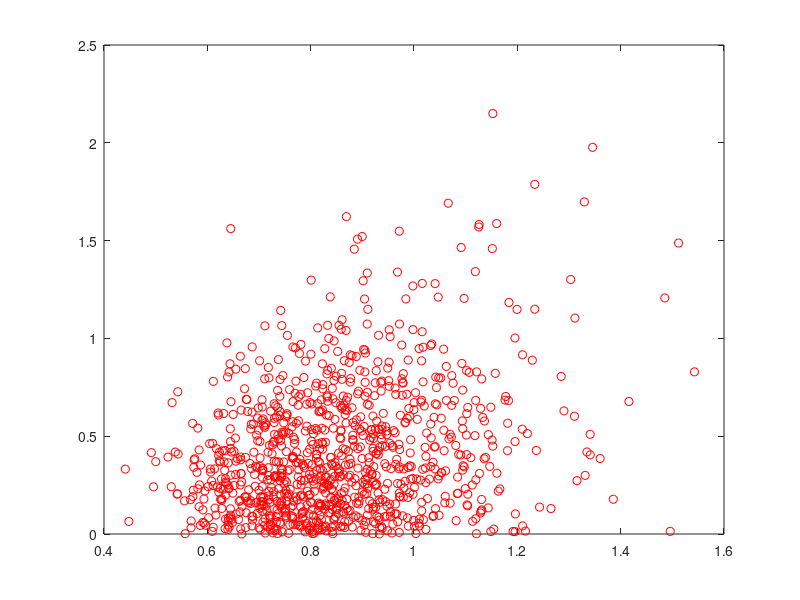

The MATLAB source for this figure: (Note: this script raises an error after producing the figure.)
% notes to self
% gneral uncertainty ranges from 1 to 4 ish (up to 5) in visual deg? (disc size?)
% general error 1 to 4 ish (up to 12) in vis deg? (saccade error?)

close all
clear all
clc

% locations
a1 = 10:10:80;
a2 = 100:10:170;
a3 = 190:10:260;
a4 = 280:10:350;
Sdistribution = [a1 a2 a3 a4];
nS = length(Sdistribution);

% parameters
JbarVec = [5 2 1];%1./([2 6 10].^2);       % mean parameter of gamma distribution
tau = 1;%.001;        % scale parameter of gamma distribution
nCond = length(JbarVec); % number of conditions
beta = 1;

% reward function
maxReward = 120;
slope = 0.4;
rewardFn = @(r)maxReward*exp(-slope*r);

nTrials = 1000;
nsamp = 100;
SVec = Sdistribution(ceil(rand(nCond,nTrials).*nS));

colors = ['r';'b';'k'];%[127 0 0; 247 69 0; 247 148 30]./255; %
figure;
error_sacc = nan(nCond,nTrials);
D = nan(nCond,nTrials); Shat = nan(nCond,nTrials);
rho = nan(1,nCond); pval = nan(1,nCond);
for icond = 1:nCond;
    

    Jbar = JbarVec(icond);
    
    % ===== get p(J|Jbar,tau) ======
    % make range small enough
    ind1 = []; ind2 = [];
    blah = 10;
    while isempty(ind2) || isempty(ind2); % make range smaller if nothing is above 1e-10
        blah = blah * 0.9;
        xx = linspace(0,blah,nsamp);
        yy = gampdf(xx,Jbar/tau,tau);
        ind1 = find(yy >= 1e-6,1,'first')-1;
        ind2 = find(yy >= 1e-6,1,'last')+1;
    end
    if ind1 == 0; ind1 = 1; end
    if ind2 == length(yy)+1; ind2 = length(yy); end
    xx = linspace(xx(ind1),xx(ind2),nsamp);
    yy = gampdf(xx,Jbar/tau,tau);
    p_sigma = yy./sum(yy);
    sigval = sqrt(1./xx);
%     figure; plot(xx,yy); 
    
    % samples
    sigmaVec = sqrt(1./gamrnd(Jbar/tau,tau,1,nTrials));
    X = SVec(icond,:) + randn(1,nTrials).*sigmaVec;
    Shat(icond,:) = X;
    
    p_SgivenX = @(r,sigma) (normcdf(r,0,sigma) - normcdf(-r,0,sigma));
%     p_SDgivenXsigma = @(r,sigma) 1./(1+exp(-beta.*rewardFn(r).*p_bringInsidedisc(r,sigma)));
%         p_SgivenX = @(r) sum(p_SDgivenXsigma(r,sigval).*p_sigma);
    for itrial = 1:nTrials
        sigma = sigmaVec(itrial);
        
        
        % calculate expected utility across disc size range
        func = @(r) rewardFn(r).*p_SgivenX(r,sigma);
        x = linspace(0,10,1e5);
        EUpdf = exp(beta.*func(x));
        
        EUpdf = EUpdf./sum(EUpdf); % normalize   
        EUcdf = cumsum(EUpdf);% make cdf
        
%         figure;
%         subplot(3,1,1)
%         plot(x,func(x))
%         subplot(3,1,2)
%         plot(x,EUpdf)
%         subplot(3,1,3)
%         plot(x,EUcdf)
        
        % sample from icdf
        samp = rand;
        idx = find(abs(EUcdf-samp) == min(abs(EUcdf-samp)));
        D(icond,itrial) = x(idx);

    end
    
%     figure
    error_sacc(icond,:) = abs(SVec(icond,:) - Shat(icond,:));
    plot(D(icond,:),error_sacc(icond,:),'o','Color',colors(icond,:));hold on;
    %     blah = [0 10];
    %     plot(blah,b(1).*blah + b(2),colors(icond,:))
    
    % calculate correlation
    [rho(icond), pval(icond)] = corr(error_sacc(icond,:)',D(icond,:)');
    
    %     pause;
    
end
defaultplot
ylabel('saccadic error');
xlabel('disc size')


 
rho
pval

% plot data 
figure;
plot(D(1,:),error_sacc(1,:),'.','Color','k');hold on;


% ===== BINNED disc SIZE AND ERROR SD PLOT =====
nQuants = 4;

figure;
sem_errorsacc = nan(nCond,nQuants); mean_errorsacc = sem_errorsacc;
med_discsize = nan(nCond,nQuants);
for icond = 1:nCond;
   
   % pair disc size and saccade error data.
   dataMat = [D(icond,:); error_sacc(icond,:)]';
   dataMat = sortrows(dataMat);
   
   quantileEnds = linspace(0,nTrials,nQuants+1);
   for iquant = 1:nQuants; % for each bin (by quantile)...
       
       % get appropriate quantile from dataMat
       quantMat = dataMat(quantileEnds(iquant)+1:quantileEnds(iquant+1),:); 
       
       % mean
       mean_errorsacc(icond,iquant) = mean(quantMat(:,2));
       
       % calculate SD of saccade error for this quantile
       sem_errorsacc(icond,iquant) = std(quantMat(:,2))/sqrt(length(quantMat(:,2)));
       
       % median of discsizes
       med_discsize(icond,iquant) = median(quantMat(:,1));
       
   end
   
   errorbar(med_discsize(icond,:),mean_errorsacc(icond,:),sem_errorsacc(icond,:),'Color',colors(icond,:));
   hold on;
end

defaultplot;
xlabel('disc size')
ylabel('mean of saccade errors')
legend('0.6','0.3','0.1')


% ===== MAIN EFFECT PLOTS =====
sem_discsize = nan(1,nCond); mean_discsize = sem_discsize;
sem_error = nan(1,nCond); mean_error = sem_error;
for icond = 1:nCond;
    sem_discsize(icond) = std(D(icond,:))./sqrt(length(D(icond,:)));
    sem_error(icond) = std(error_sacc(icond,:))./sqrt(length(error_sacc(icond,:)));
    mean_discsize(icond) = mean(D(icond,:));
    mean_error(icond) = mean(error_sacc(icond,:));
end

% saccade error
figure;
errorbar(mean_error,sem_error,'k.','MarkerSize',14);
defaultplot
xlabel('priority')
ylabel('mean of saccade errors')

% discsize
figure;
errorbar(mean_discsize,sem_discsize,'k.','MarkerSize',14);
defaultplot
xlabel('priority')
ylabel('mean of disc size')
